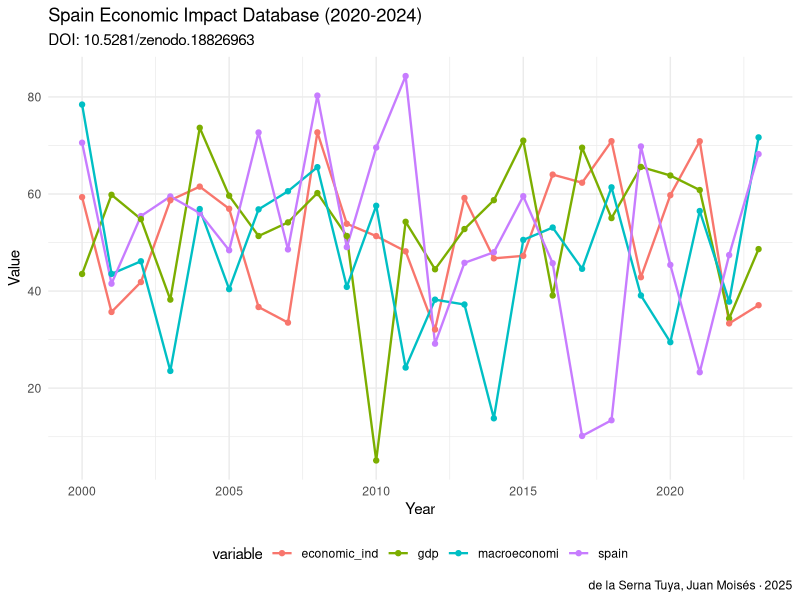

Here is the R script that generated this plot:
# analysis.R — Spain Economic Impact Database (2020-2024)
# DOI: 10.5281/zenodo.18826963
# Author: de la Serna Tuya, Juan Moisés · ORCID: 0000-0002-8401-8018
# License: CC0 1.0

# ── SETUP ──────────────────────────────────────────────────────────────────
# Install required packages if needed:
# install.packages(c("readr","ggplot2","dplyr","tidyr"))

library(readr)
library(ggplot2)
library(dplyr)

# ── LOAD DATA ──────────────────────────────────────────────────────────────
# Download dataset from: https://doi.org/10.5281/zenodo.18826963
# df <- read_csv("dataset.csv")

# Example with synthetic data
set.seed(42)
years <- 2000:2023
df <- data.frame(
  year = years,
    spain = rnorm(length(years), 50, 15),
  macroeconomi = rnorm(length(years), 50, 15),
  gdp = rnorm(length(years), 50, 15),
  economic_ind = rnorm(length(years), 50, 15),
  stringsAsFactors = FALSE
)

cat("Dataset: Spain Economic Impact Database (2020-2024)\n")
cat("DOI: 10.5281/zenodo.18826963\n")
cat("Dimensions:", nrow(df), "x", ncol(df), "\n\n")
print(head(df))
print(summary(df))

# ── VISUALIZATION ──────────────────────────────────────────────────────────
# Temporal trend
p1 <- df %>%
  tidyr::pivot_longer(-year, names_to="variable", values_to="value") %>%
  ggplot(aes(x=year, y=value, color=variable)) +
  geom_line(size=0.8) +
  geom_point(size=1.5) +
  labs(title="Spain Economic Impact Database (2020-2024)",
       subtitle="DOI: 10.5281/zenodo.18826963",
       x="Year", y="Value",
       caption="de la Serna Tuya, Juan Moisés · 2025") +
  theme_minimal() +
  theme(legend.position="bottom")

ggsave("figures/analysis_output_r.png", p1, width=10, height=6, dpi=150)
cat("\nFigure saved: figures/analysis_output_r.png\n")

# ── CITATION ───────────────────────────────────────────────────────────────
cat("\nCitation:\n")
cat("de la Serna Tuya, Juan Moisés (2025). Spain Economic Impact Database (2020-2024). Zenodo. https://doi.org/10.5281/zenodo.18826963\n")
